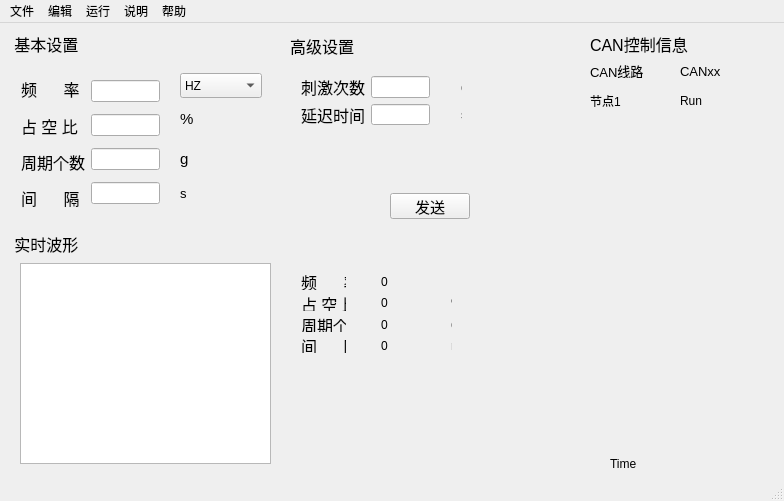
<?xml version="1.0" encoding="UTF-8"?>
<ui version="4.0">
 <class>MainWindow</class>
 <widget class="QMainWindow" name="MainWindow">
  <property name="geometry">
   <rect>
    <x>0</x>
    <y>0</y>
    <width>784</width>
    <height>501</height>
   </rect>
  </property>
  <property name="windowTitle">
   <string>MainWindow</string>
  </property>
  <widget class="QWidget" name="centralWidget">
   <widget class="QLabel" name="labeljishe">
    <property name="geometry">
     <rect>
      <x>10</x>
      <y>10</y>
      <width>101</width>
      <height>21</height>
     </rect>
    </property>
    <property name="font">
     <font>
      <pointsize>12</pointsize>
     </font>
    </property>
    <property name="text">
     <string> 基本设置</string>
    </property>
   </widget>
   <widget class="QLabel" name="labeljishe_2">
    <property name="geometry">
     <rect>
      <x>290</x>
      <y>12</y>
      <width>101</width>
      <height>21</height>
     </rect>
    </property>
    <property name="font">
     <font>
      <pointsize>12</pointsize>
     </font>
    </property>
    <property name="text">
     <string>高级设置</string>
    </property>
   </widget>
   <widget class="QLabel" name="labeljishe_3">
    <property name="geometry">
     <rect>
      <x>10</x>
      <y>210</y>
      <width>101</width>
      <height>21</height>
     </rect>
    </property>
    <property name="font">
     <font>
      <pointsize>12</pointsize>
     </font>
    </property>
    <property name="text">
     <string> 实时波形</string>
    </property>
   </widget>
   <widget class="QLabel" name="labeljishe_4">
    <property name="geometry">
     <rect>
      <x>590</x>
      <y>10</y>
      <width>101</width>
      <height>21</height>
     </rect>
    </property>
    <property name="font">
     <font>
      <pointsize>12</pointsize>
     </font>
    </property>
    <property name="text">
     <string>CAN控制信息</string>
    </property>
   </widget>
   <widget class="QPushButton" name="pBSend">
    <property name="geometry">
     <rect>
      <x>390</x>
      <y>170</y>
      <width>80</width>
      <height>26</height>
     </rect>
    </property>
    <property name="font">
     <font>
      <pointsize>11</pointsize>
     </font>
    </property>
    <property name="text">
     <string>发送</string>
    </property>
   </widget>
   <widget class="QTextEdit" name="textEdit">
    <property name="geometry">
     <rect>
      <x>20</x>
      <y>240</y>
      <width>251</width>
      <height>201</height>
     </rect>
    </property>
   </widget>
   <widget class="QLabel" name="labelTime">
    <property name="geometry">
     <rect>
      <x>610</x>
      <y>430</y>
      <width>161</width>
      <height>21</height>
     </rect>
    </property>
    <property name="text">
     <string>Time</string>
    </property>
   </widget>
   <widget class="QWidget" name="layoutWidget">
    <property name="geometry">
     <rect>
      <x>10</x>
      <y>40</y>
      <width>161</width>
      <height>161</height>
     </rect>
    </property>
    <layout class="QHBoxLayout" name="horizontalLayout">
     <item>
      <layout class="QVBoxLayout" name="verticalLayout">
       <item>
        <widget class="QLabel" name="label">
         <property name="font">
          <font>
           <pointsize>12</pointsize>
          </font>
         </property>
         <property name="text">
          <string>频      率</string>
         </property>
        </widget>
       </item>
       <item>
        <widget class="QLabel" name="label_5">
         <property name="font">
          <font>
           <pointsize>12</pointsize>
          </font>
         </property>
         <property name="text">
          <string>占 空 比</string>
         </property>
        </widget>
       </item>
       <item>
        <widget class="QLabel" name="label_6">
         <property name="font">
          <font>
           <pointsize>12</pointsize>
          </font>
         </property>
         <property name="text">
          <string>周期个数</string>
         </property>
        </widget>
       </item>
       <item>
        <widget class="QLabel" name="label_7">
         <property name="font">
          <font>
           <pointsize>12</pointsize>
          </font>
         </property>
         <property name="text">
          <string>间      隔</string>
         </property>
        </widget>
       </item>
      </layout>
     </item>
     <item>
      <layout class="QVBoxLayout" name="verticalLayout_2">
       <item>
        <widget class="QLineEdit" name="lEPl"/>
       </item>
       <item>
        <widget class="QLineEdit" name="lEZkb"/>
       </item>
       <item>
        <widget class="QLineEdit" name="lEZq"/>
       </item>
       <item>
        <widget class="QLineEdit" name="lEJg"/>
       </item>
      </layout>
     </item>
    </layout>
   </widget>
   <widget class="QWidget" name="layoutWidget">
    <property name="geometry">
     <rect>
      <x>290</x>
      <y>42</y>
      <width>151</width>
      <height>71</height>
     </rect>
    </property>
    <layout class="QVBoxLayout" name="verticalLayout_3">
     <item>
      <layout class="QHBoxLayout" name="horizontalLayout_2">
       <item>
        <widget class="QLabel" name="label_9">
         <property name="font">
          <font>
           <pointsize>12</pointsize>
          </font>
         </property>
         <property name="text">
          <string>刺激次数</string>
         </property>
        </widget>
       </item>
       <item>
        <widget class="QLineEdit" name="lECjcs"/>
       </item>
      </layout>
     </item>
     <item>
      <layout class="QHBoxLayout" name="horizontalLayout_3">
       <item>
        <widget class="QLabel" name="label_10">
         <property name="font">
          <font>
           <pointsize>12</pointsize>
          </font>
         </property>
         <property name="text">
          <string>延迟时间</string>
         </property>
        </widget>
       </item>
       <item>
        <widget class="QLineEdit" name="lEYcsj"/>
       </item>
      </layout>
     </item>
    </layout>
   </widget>
   <widget class="QWidget" name="layoutWidget">
    <property name="geometry">
     <rect>
      <x>450</x>
      <y>42</y>
      <width>23</width>
      <height>71</height>
     </rect>
    </property>
    <layout class="QVBoxLayout" name="verticalLayout_5">
     <item>
      <widget class="QLabel" name="label_12">
       <property name="font">
        <font>
         <pointsize>11</pointsize>
        </font>
       </property>
       <property name="text">
        <string>g</string>
       </property>
      </widget>
     </item>
     <item>
      <widget class="QLabel" name="label_11">
       <property name="font">
        <font>
         <pointsize>10</pointsize>
        </font>
       </property>
       <property name="text">
        <string>s</string>
       </property>
      </widget>
     </item>
    </layout>
   </widget>
   <widget class="QWidget" name="layoutWidget">
    <property name="geometry">
     <rect>
      <x>290</x>
      <y>240</y>
      <width>67</width>
      <height>101</height>
     </rect>
    </property>
    <layout class="QVBoxLayout" name="verticalLayout_6">
     <item>
      <widget class="QLabel" name="label_13">
       <property name="font">
        <font>
         <pointsize>12</pointsize>
        </font>
       </property>
       <property name="text">
        <string>频      率</string>
       </property>
      </widget>
     </item>
     <item>
      <widget class="QLabel" name="label_15">
       <property name="font">
        <font>
         <pointsize>12</pointsize>
        </font>
       </property>
       <property name="text">
        <string>占 空 比</string>
       </property>
      </widget>
     </item>
     <item>
      <widget class="QLabel" name="label_16">
       <property name="font">
        <font>
         <pointsize>12</pointsize>
        </font>
       </property>
       <property name="text">
        <string>周期个数</string>
       </property>
      </widget>
     </item>
     <item>
      <widget class="QLabel" name="label_14">
       <property name="font">
        <font>
         <pointsize>12</pointsize>
        </font>
       </property>
       <property name="text">
        <string>间      隔</string>
       </property>
      </widget>
     </item>
    </layout>
   </widget>
   <widget class="QWidget" name="layoutWidget">
    <property name="geometry">
     <rect>
      <x>370</x>
      <y>240</y>
      <width>61</width>
      <height>101</height>
     </rect>
    </property>
    <layout class="QVBoxLayout" name="verticalLayout_7">
     <item>
      <widget class="QLabel" name="DisPl">
       <property name="text">
        <string>0</string>
       </property>
      </widget>
     </item>
     <item>
      <widget class="QLabel" name="DisZkb">
       <property name="text">
        <string>0</string>
       </property>
      </widget>
     </item>
     <item>
      <widget class="QLabel" name="DisZqgs">
       <property name="text">
        <string>0</string>
       </property>
      </widget>
     </item>
     <item>
      <widget class="QLabel" name="DisJg">
       <property name="text">
        <string>0</string>
       </property>
      </widget>
     </item>
    </layout>
   </widget>
   <widget class="QWidget" name="layoutWidget">
    <property name="geometry">
     <rect>
      <x>440</x>
      <y>240</y>
      <width>23</width>
      <height>101</height>
     </rect>
    </property>
    <layout class="QVBoxLayout" name="verticalLayout_9">
     <item>
      <widget class="QLabel" name="label_17">
       <property name="font">
        <font>
         <pointsize>10</pointsize>
        </font>
       </property>
       <property name="text">
        <string>HZ</string>
       </property>
      </widget>
     </item>
     <item>
      <widget class="QLabel" name="label_20">
       <property name="font">
        <font>
         <pointsize>11</pointsize>
        </font>
       </property>
       <property name="text">
        <string>%</string>
       </property>
      </widget>
     </item>
     <item>
      <widget class="QLabel" name="label_19">
       <property name="font">
        <font>
         <pointsize>11</pointsize>
        </font>
       </property>
       <property name="text">
        <string>g</string>
       </property>
      </widget>
     </item>
     <item>
      <widget class="QLabel" name="label_18">
       <property name="font">
        <font>
         <pointsize>10</pointsize>
        </font>
       </property>
       <property name="text">
        <string>ms</string>
       </property>
      </widget>
     </item>
    </layout>
   </widget>
   <widget class="QLabel" name="lb_canshow">
    <property name="geometry">
     <rect>
      <x>680</x>
      <y>40</y>
      <width>61</width>
      <height>16</height>
     </rect>
    </property>
    <property name="font">
     <font>
      <pointsize>10</pointsize>
     </font>
    </property>
    <property name="text">
     <string>CANxx</string>
    </property>
   </widget>
   <widget class="QLabel" name="label_22">
    <property name="geometry">
     <rect>
      <x>590</x>
      <y>40</y>
      <width>58</width>
      <height>15</height>
     </rect>
    </property>
    <property name="font">
     <font>
      <pointsize>10</pointsize>
     </font>
    </property>
    <property name="text">
     <string>CAN线路</string>
    </property>
   </widget>
   <widget class="QLabel" name="label_8">
    <property name="geometry">
     <rect>
      <x>180</x>
      <y>120</y>
      <width>21</width>
      <height>31</height>
     </rect>
    </property>
    <property name="font">
     <font>
      <pointsize>11</pointsize>
     </font>
    </property>
    <property name="text">
     <string>g</string>
    </property>
   </widget>
   <widget class="QLabel" name="label_3">
    <property name="geometry">
     <rect>
      <x>180</x>
      <y>80</y>
      <width>21</width>
      <height>31</height>
     </rect>
    </property>
    <property name="font">
     <font>
      <pointsize>11</pointsize>
     </font>
    </property>
    <property name="text">
     <string>%</string>
    </property>
   </widget>
   <widget class="QLabel" name="label_4">
    <property name="geometry">
     <rect>
      <x>180</x>
      <y>150</y>
      <width>21</width>
      <height>41</height>
     </rect>
    </property>
    <property name="font">
     <font>
      <pointsize>10</pointsize>
     </font>
    </property>
    <property name="text">
     <string>s</string>
    </property>
   </widget>
   <widget class="QComboBox" name="cBHz">
    <property name="geometry">
     <rect>
      <x>180</x>
      <y>50</y>
      <width>82</width>
      <height>25</height>
     </rect>
    </property>
    <item>
     <property name="text">
      <string>HZ</string>
     </property>
    </item>
    <item>
     <property name="text">
      <string>KHZ</string>
     </property>
    </item>
   </widget>
   <widget class="QLabel" name="label_2">
    <property name="geometry">
     <rect>
      <x>590</x>
      <y>70</y>
      <width>58</width>
      <height>15</height>
     </rect>
    </property>
    <property name="text">
     <string>节点1</string>
    </property>
   </widget>
   <widget class="QLabel" name="lbNode1">
    <property name="geometry">
     <rect>
      <x>680</x>
      <y>70</y>
      <width>58</width>
      <height>15</height>
     </rect>
    </property>
    <property name="text">
     <string>Run</string>
    </property>
   </widget>
  </widget>
  <widget class="QStatusBar" name="statusBar"/>
  <widget class="QMenuBar" name="menuBar">
   <property name="geometry">
    <rect>
     <x>0</x>
     <y>0</y>
     <width>784</width>
     <height>23</height>
    </rect>
   </property>
   <widget class="QMenu" name="menu">
    <property name="title">
     <string>文件</string>
    </property>
    <addaction name="actOpen"/>
    <addaction name="actSave"/>
    <addaction name="actQuit"/>
   </widget>
   <widget class="QMenu" name="menuEdit">
    <property name="title">
     <string>编辑</string>
    </property>
   </widget>
   <widget class="QMenu" name="menu_3">
    <property name="title">
     <string>运行</string>
    </property>
    <addaction name="actRun"/>
    <addaction name="actStop"/>
   </widget>
   <widget class="QMenu" name="menu_4">
    <property name="title">
     <string>说明</string>
    </property>
   </widget>
   <widget class="QMenu" name="menuHelp">
    <property name="title">
     <string>帮助</string>
    </property>
   </widget>
   <addaction name="menu"/>
   <addaction name="menuEdit"/>
   <addaction name="menu_3"/>
   <addaction name="menu_4"/>
   <addaction name="menuHelp"/>
  </widget>
  <action name="actOpen">
   <property name="text">
    <string>打开配置文件</string>
   </property>
  </action>
  <action name="actSave">
   <property name="text">
    <string>保存</string>
   </property>
  </action>
  <action name="actQuit">
   <property name="text">
    <string>退出</string>
   </property>
  </action>
  <action name="actRun">
   <property name="text">
    <string>开始</string>
   </property>
  </action>
  <action name="actStop">
   <property name="text">
    <string>停止</string>
   </property>
  </action>
 </widget>
 <layoutdefault spacing="6" margin="11"/>
 <resources/>
 <connections/>
</ui>
